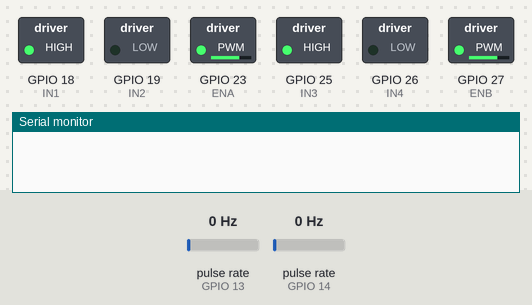
The sketch below on a simulated ESP32. Shown: switched loads named in the sketch (green lamp = pin HIGH), the last lines printed to the serial monitor. Wiring (inferred from the names in the program): 2 × pulse sensor: data GPIO 13 / data GPIO 14. Dashed ring = blinking. The test bench sets the inputs (shaded band); at power-on: pulse rate (sensors on GPIO 13, GPIO 14) 0 Hz.

Above: at 1.2 s.
1.3 s: pulse rate (sensor on GPIO 13) set to 100 Hz
At 2.5 s:
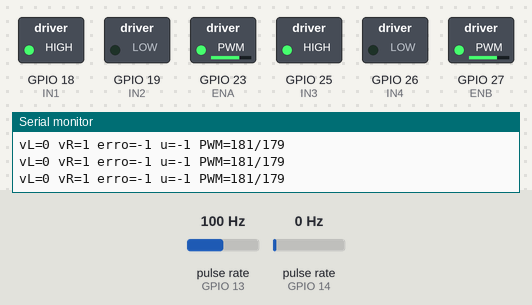
3.1 s: pulse rate (sensor on GPIO 14) set to 196 Hz
6.1 s: pulse rate (sensor on GPIO 13) set to 4 Hz
9.1 s: pulse rate (sensor on GPIO 14) set to 100 Hz
At 10.1 s:
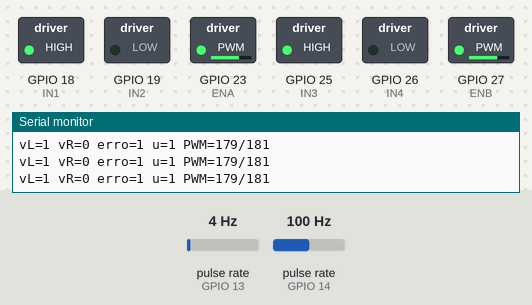
Timing chart, 0 to 13.1 s (numbered marks = the images above; inputs shaded):
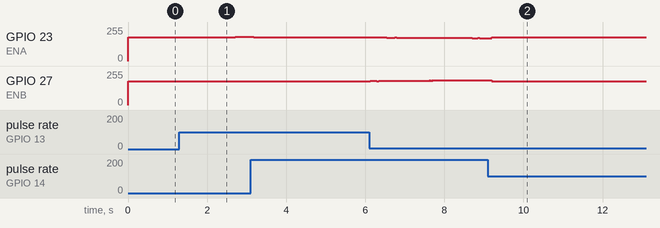

Measured:
- after the input at 1.3 s, GPIO 23 (ENA): 179/255 → 180/255 after 0.40 s, → 181/255 1.0 s later; GPIO 27 (ENB): 179/255 → 178/255 after 0.40 s, → 177/255 1.0 s later

The sketch:

carrinho.ino
```cpp
// PINOS DO MOTOR E ENCODERS
#define ENA 23
#define ENB 27

#define IN1 18
#define IN2 19
#define IN3 25
#define IN4 26

#define ENC_LEFT  14
#define ENC_RIGHT 13

// VARIÁVEIS GLOBAIS
volatile long pulsesLeft = 0;
volatile long pulsesRight = 0;

void IRAM_ATTR isr_left()  { pulsesLeft++; }
void IRAM_ATTR isr_right() { pulsesRight++; }

// CONTROLE
float Kp = 0.7;
float Ki = 0.01;

float erro_int = 0;

int pwm_base = 180;

// PARAMETROS DE AMOSTRAGEM
const int STEP_MS = 10;
const int BUCKETS = 5;

long velL_hist[BUCKETS];
long velR_hist[BUCKETS];

int idx = 0;

// PWM – CONFIGURAÇÃO LEDC
void setup_pwm() {
  // pino, frequência, resolução
  ledcAttach(ENA, 20000, 8);
  ledcAttach(ENB, 20000, 8);
}

// FUNÇÃO PARA CALCULAR VELOCIDADES MÉDIAS
void calc_vel(long &vL, long &vR) {
  noInterrupts();
  static long lastL = 0, lastR = 0;

  long dL = pulsesLeft  - lastL;
  long dR = pulsesRight - lastR;

  lastL = pulsesLeft;
  lastR = pulsesRight;
  interrupts();

  velL_hist[idx] = dL;
  velR_hist[idx] = dR;

  idx = (idx + 1) % BUCKETS;

  long sumL = 0, sumR = 0;
  for (int i = 0; i < BUCKETS; i++) {
    sumL += velL_hist[i];
    sumR += velR_hist[i];
  }

  vL = sumL / BUCKETS;
  vR = sumR / BUCKETS;
}

// CONTROLE PI PARA IR RETO
void controle(long vL, long vR) {
  const int MIN_PWM = 100;
  const int MIN_SPEED = 1;

  if (vL < MIN_SPEED && vR < MIN_SPEED) {
    erro_int = 0;
    ledcWrite(ENA, pwm_base);
    ledcWrite(ENB, pwm_base);
    return;
  }

  long erro = vL - vR;

  erro_int += erro;
  erro_int = constrain(erro_int, -800, 800);

  int u = Kp * erro + Ki * erro_int;

  int pwmL = pwm_base - u;
  int pwmR = pwm_base + u;

  if (pwmL < MIN_PWM) pwmL = MIN_PWM;
  if (pwmR < MIN_PWM) pwmR = MIN_PWM;

  pwmL = constrain(pwmL, MIN_PWM, 255);
  pwmR = constrain(pwmR, MIN_PWM, 255);

  ledcWrite(ENA, pwmL);
  ledcWrite(ENB, pwmR);

  // Debug
  Serial.print("vL="); Serial.print(vL);
  Serial.print(" vR="); Serial.print(vR);
  Serial.print(" erro="); Serial.print(erro);
  Serial.print(" u="); Serial.print(u);
  Serial.print(" PWM="); Serial.print(pwmL);
  Serial.print("/");
  Serial.println(pwmR);
}

// SETUP
void setup() {
  Serial.begin(115200);

  setup_pwm();

  pinMode(IN1, OUTPUT);
  pinMode(IN2, OUTPUT);
  pinMode(IN3, OUTPUT);
  pinMode(IN4, OUTPUT);

  // frente
  digitalWrite(IN1, HIGH);
  digitalWrite(IN2, LOW);
  digitalWrite(IN3, HIGH);
  digitalWrite(IN4, LOW);

  pinMode(ENC_LEFT, INPUT_PULLUP);
  pinMode(ENC_RIGHT, INPUT_PULLUP);

  attachInterrupt(ENC_LEFT, isr_left, RISING);
  attachInterrupt(ENC_RIGHT, isr_right, RISING);
}

// LOOP PRINCIPAL
void loop() {
  static unsigned long last = 0;
  if (millis() - last >= STEP_MS) {
    last = millis();

    long vL, vR;
    calc_vel(vL, vR);   // 1) lê pulsos + calcula velocidades
    controle(vL, vR);   // 2) aplica PI
  }
}
```
